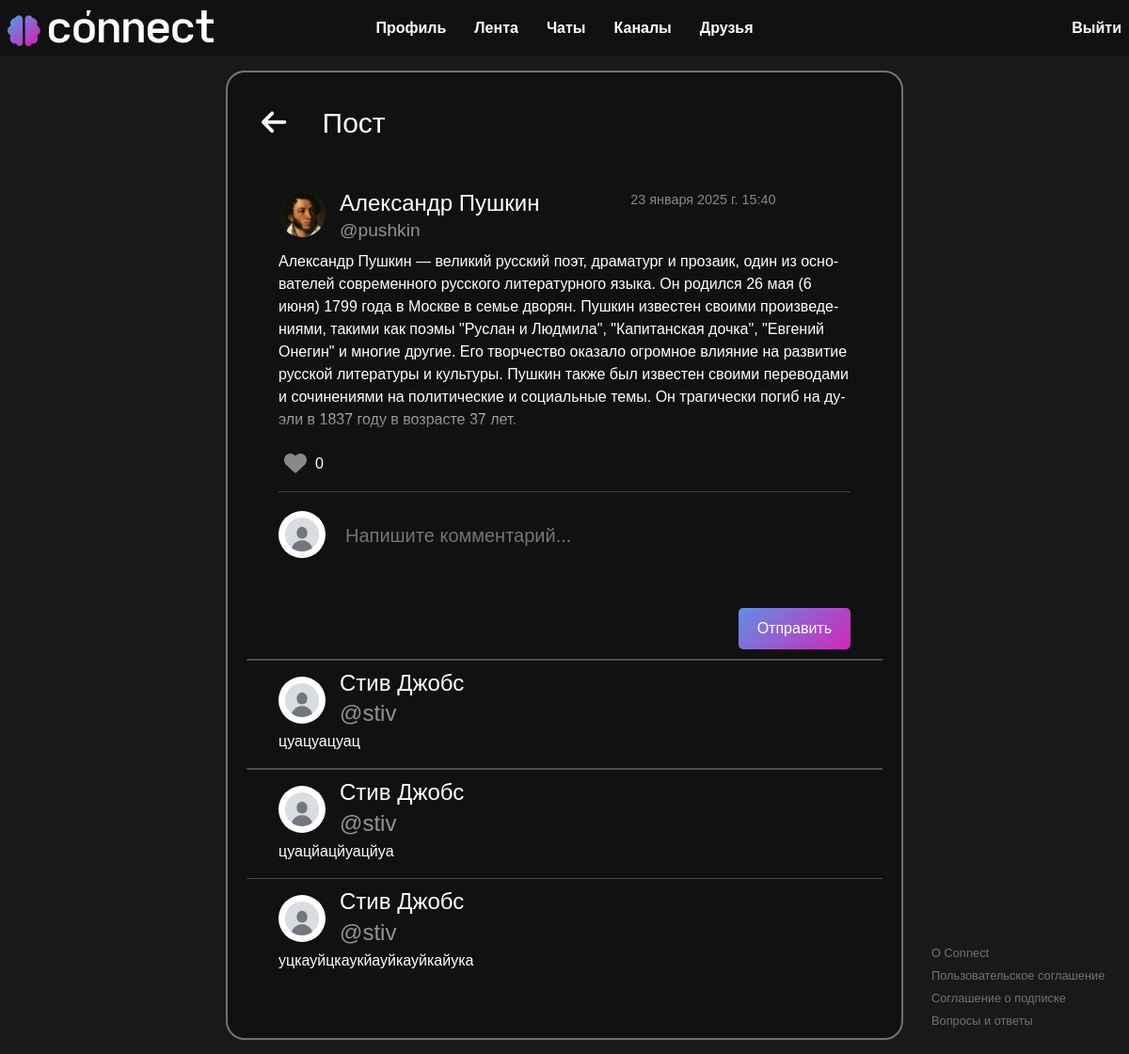
Page /person/service/post/104/ (signed in) on the earlier database version.
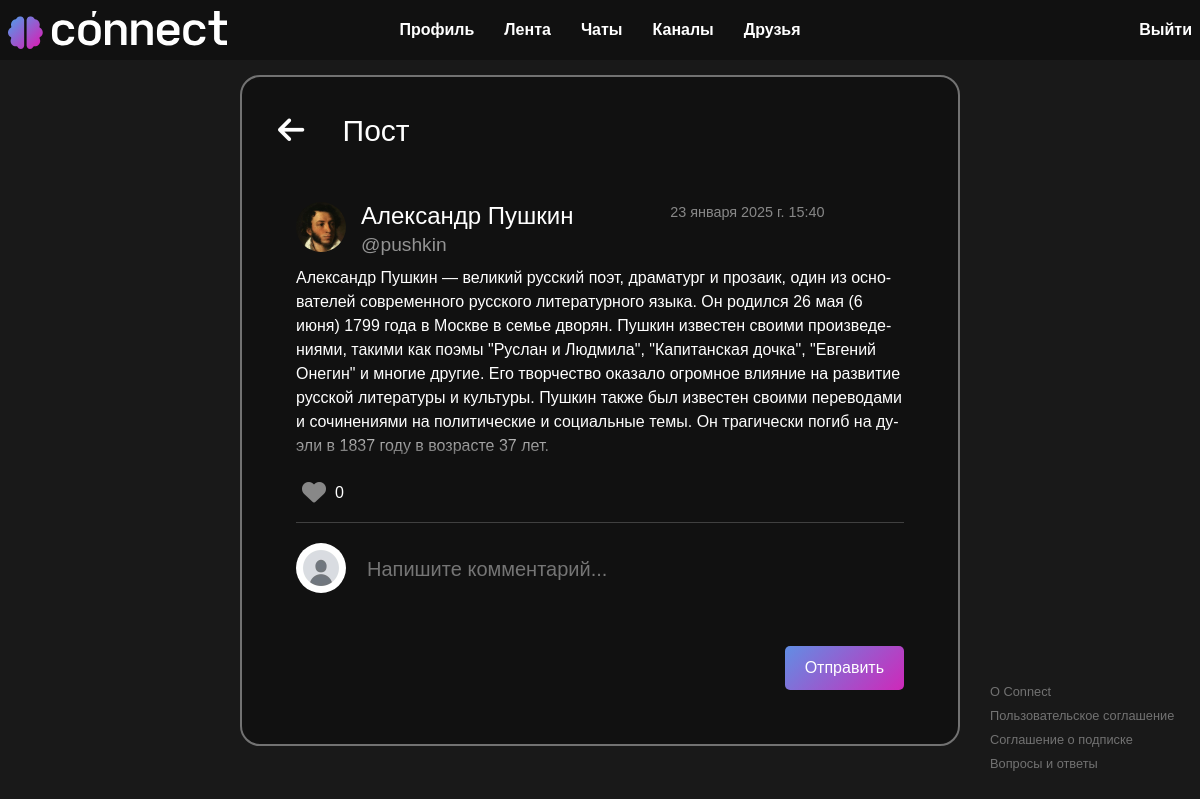
Same page on the later database version.
### person/models.py (models this page shows, shortened)
class Comment(models.Model):
    post = models.ForeignKey('Post', related_name='comments', on_delete=models.CASCADE)
    user = models.ForeignKey(User, on_delete=models.CASCADE)
    content = models.TextField()
    created_at = models.DateTimeField(default=timezone.now)

### users/models.py (models this page shows, shortened)
class User(AbstractUser):
    first_name = models.CharField("Имя", max_length=20)
    last_name = models.CharField("Фамилия", max_length=20)
    username = models.CharField("Имя пользователя", unique=True, max_length=20)
    email = models.EmailField("Почта", unique=True)
    password = models.CharField("Пароль", max_length=20)
    image = models.ImageField("Аватар", upload_to='users_images', blank=True, null=True)
    about = models.TextField("О себе", max_length=250, blank=True, null=True)
    ai_help_requests_left = models.PositiveIntegerField(default=5)
    last_ai_help_reset = models.DateTimeField(auto_now_add=True)
    has_subscription = models.BooleanField(default=False)
    def get_avatar_url(self):
        if self.image and hasattr(self.image, 'url'):
            return self.image.url
        else:
            return os.path.join(settings.STATIC_URL, 'person/img/default.jpg')
    class Meta:
        verbose_name = 'Пользователь'
        verbose_name_plural = 'Пользователи'

### person/views.py (the view)
# urls.py: path('service/post/<int:post_id>/', views.post_detail, name='post_detail'),
@login_required
def post_detail(request, post_id):
    post = get_object_or_404(Post, id=post_id)
    comments = Comment.objects.filter(post=post).order_by('-created_at')
    if request.method == 'POST':
        form = CommentForm(request.POST)
        if form.is_valid():
            comment = form.save(commit=False)
            comment.post = post
            comment.user = request.user
            comment.save()
            return redirect('post_detail', post_id=post.id)
    else:
        form = CommentForm()
    return render(request, 'person/post_detail.html', {
        'post': post,
        'comments': comments,
        'form': form
    })

### person/forms.py
class CommentForm(forms.ModelForm):
    class Meta:
        model = Comment
        fields = ['content']

### person/models.py (called while the page is built)
    def total_likes(self):
        return self.likes.count()

### person/templates/person/post_detail.html (shortened to what this page needs)
{% extends 'main/layout.html' %}
{% load custom_filters %}
{% load static %}
{% block link %}
    <link rel="stylesheet" href="{% static 'person/css/person.css' %}">
    <link rel="stylesheet" href="{% static 'person/css/like_users_list.css' %}">
{% endblock %}
{% block content %}
<section class="container-profile">
    <div class="back-arrow-container">
        <button class="back-arrow-btn" onclick="window.history.back()">
            <i class="fa-solid fa-arrow-left"></i> Пост
        </button>
    </div>
    <div class="post-item">
        <div class="post-header-profile">
            <img src="{{ post.user.get_avatar_url }}" class="post-avatar" alt="{{ post.user.username }}">
            <div class="post-info">
                <h3>
                    <a href="{% url 'user_profile' post.user.username %}">
                        {{ post.user.first_name }} {{ post.user.last_name }}
                    </a>
                </h3>
                <p class="post-username">@{{ post.user.username }}</p>
            </div>
            <p class="post-date">{{ post.date }}</p>
            <div>
            </div>
        </div>
        <div class="post-content">
            <p class="post-text" id="post-text-{{ post.id }}">{{ post.text }}</p>
            <div class="fade-out"></div>
        </div>
        <div class="post-footer">
            <button class="like-btn {% if request.user in post.likes.all %}liked{% endif %}" data-post-id="{{ post.id }}">
                <i class="fas fa-heart"></i>
            </button>
            <span class="likes-count">{{ post.total_likes }}</span>
        </div>
    <hr class="comment-divider">
    <div class="comments-section">
        <img src="{{ request.user.get_avatar_url }}" class="post-avatar" alt="{{ request.user.username }}">
        <form method="POST" id="comment-form">
            <div class="custom-form-group">
                <textarea name="content" class="custom-form-control" rows="4" placeholder="Напишите комментарий..." required></textarea>
            </div>
            <button type="submit" class="custom-btn">Отправить</button>
        </form>
        {% if comments %}
            <hr class="comment-line">
        {% endif %}
        <div class="comments-list">
            {% for comment in comments %}
                <div class="comment-item" data-comment-id="{{ comment.id }}">
                    <div class="post-header">
                        <img src="{{ comment.user.get_avatar_url }}" class="post-avatar" alt="{{ comment.user.username }}">
                        <div class="post-details">
                            <h3>
                                <a href="{% url 'user_profile' comment.user.username %}">
                                    {{ comment.user.first_name }} {{ comment.user.last_name }}
                                </a>
                            </h3>
                            <p class="post-username">@{{ comment.user.username }}</p>
                        </div>
                    </div>
                    <p>{{ comment.content }}</p>
                </div>
                {% if not forloop.last %}
                    <hr class="comment-line">
                {% endif %}
            {% endfor %}
        </div>
    </div>
</div>
</section>
{% endblock %}

Differences in the rows shown:
removed Comment: user.first_name "Стив", user.last_name "Джобс", user.username "stiv", content "цуацуацуац"
removed Comment: user.first_name "Стив", user.last_name "Джобс", user.username "stiv", content "цуацйацйуацйуа"
removed Comment: user.first_name "Стив", user.last_name "Джобс", user.username "stiv", content "уцкауйцкаукйауйкауйкайука"
